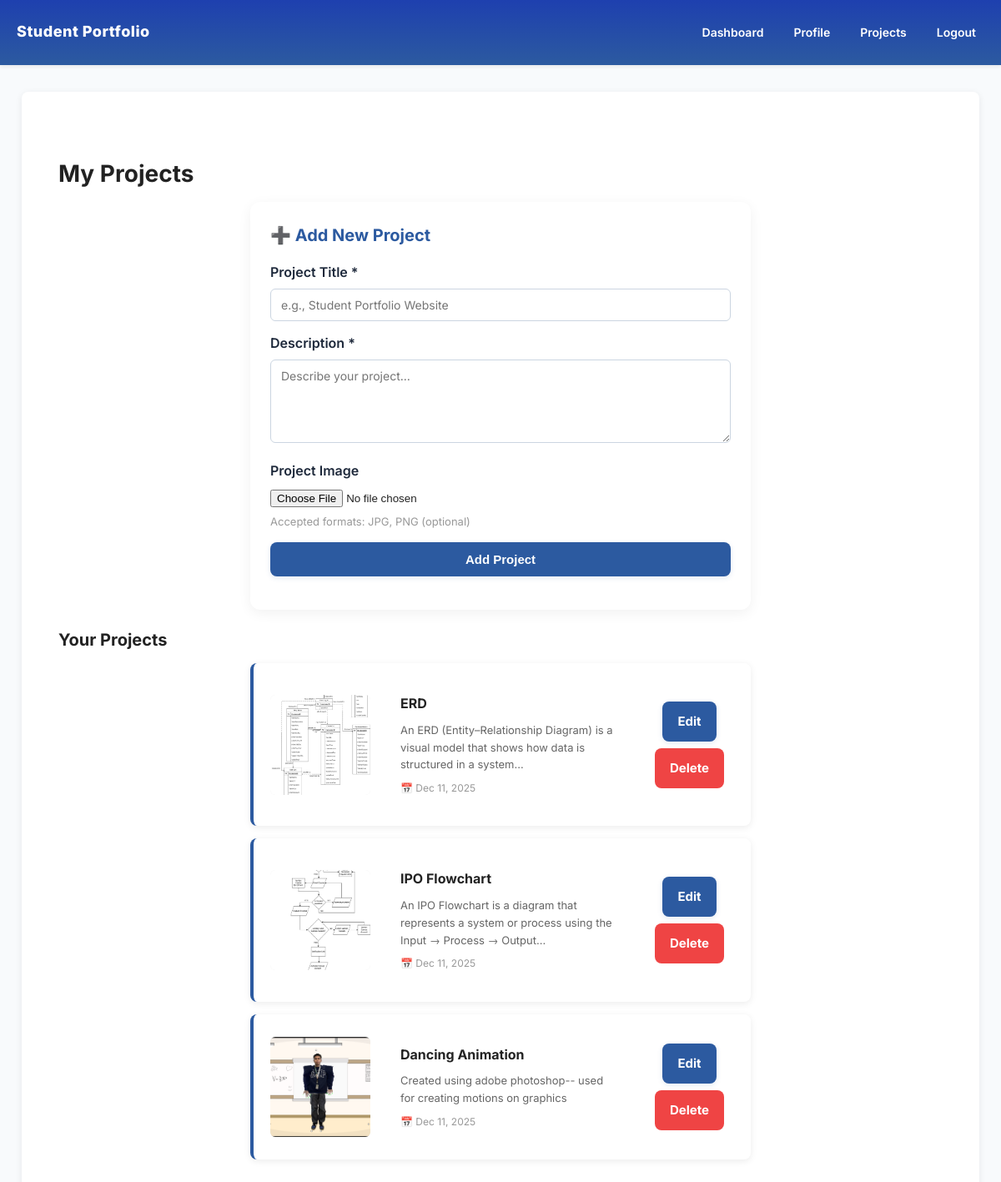
Page /projects (signed in) on the earlier database version.
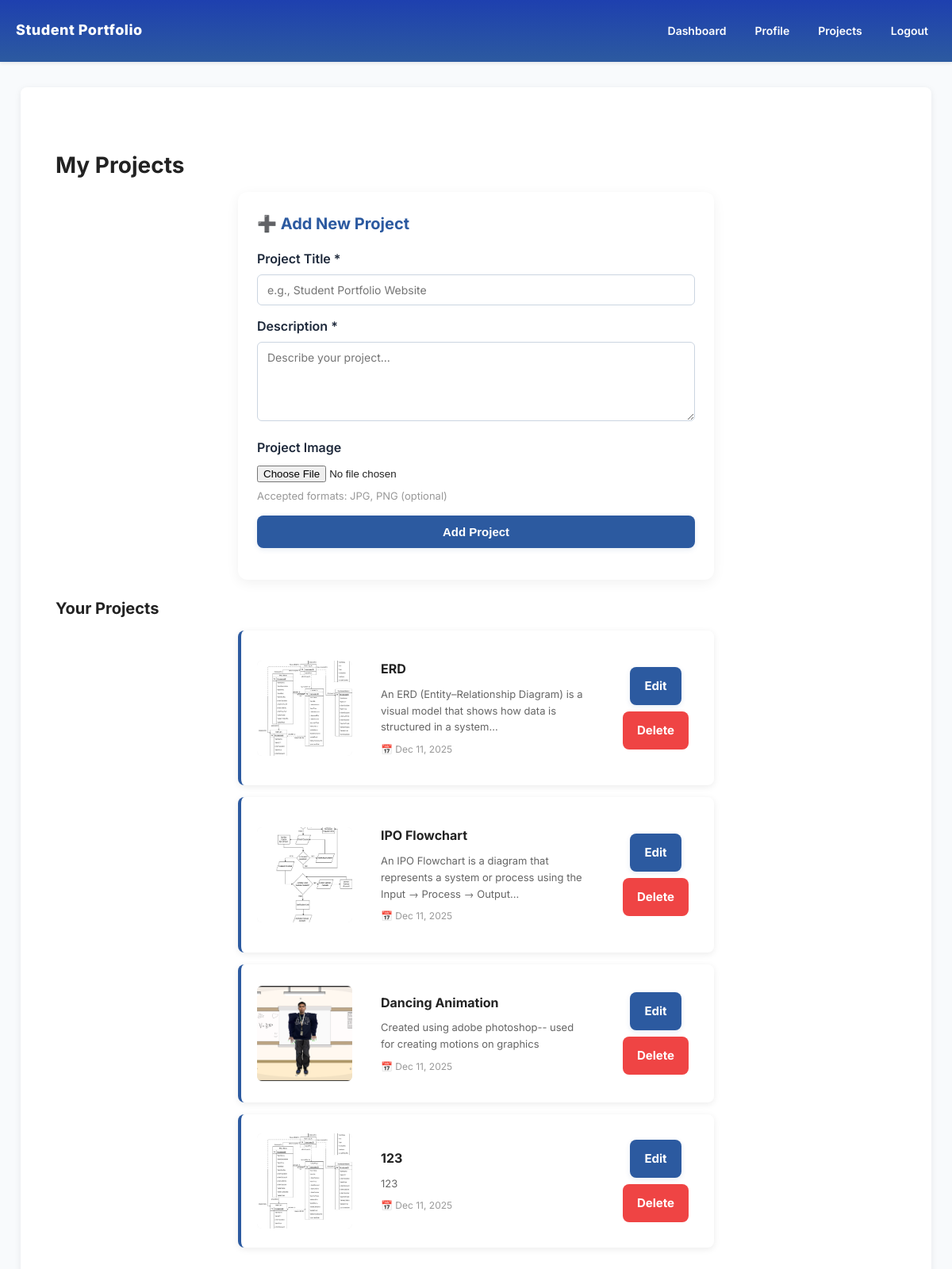
Same page on the later database version.
### app.py (models this page shows)
class Project(db.Model):
    id = db.Column(db.Integer, primary_key=True)
    title = db.Column(db.String(150), nullable=False)
    description = db.Column(db.Text)
    image_file = db.Column(db.String(255))
    date_posted = db.Column(db.DateTime, default=datetime.utcnow)
    user_id = db.Column(db.Integer, db.ForeignKey('user.id'))

### app.py (the view, shortened to what this page needs)
@app.route('/projects', methods=['GET', 'POST'])
@login_required
def projects():
    projects = Project.query.filter_by(user_id=current_user.id).all()
    return render_template('projects.html', projects=projects)

### app.py (called while the page is built)
@login_manager.user_loader
def load_user(user_id):
    return User.query.get(int(user_id))

### templates/projects.html (shortened to what this page needs)
{% extends "layout.html" %}
{% block content %}
<div class="container">
  <h2 class="page-title">My Projects</h2>
  <div class="narrow-md" style="margin:0 auto;">
    <div class="card" style="margin-bottom:20px;">
    <h3 style="margin-top:0; margin-bottom:12px; color:var(--primary-color);">➕ Add New Project</h3>
    <form method="POST" enctype="multipart/form-data">
      <div class="form-group">
        <label for="title">Project Title *</label>
        <input type="text" id="title" name="title" placeholder="e.g., Student Portfolio Website" required />
      </div>
      <div class="form-group">
        <label for="description">Description *</label>
        <textarea id="description" name="description" placeholder="Describe your project..." required></textarea>
      </div>
      <div class="form-group">
        <label for="image">Project Image</label>
        <input type="file" id="image" name="image" accept="image/*" />
        <p class="text-muted small" style="margin-top:6px;">Accepted formats: JPG, PNG (optional)</p>
      </div>
      <button type="submit" class="btn btn-primary" style="width:100%">Add Project</button>
    </form>
    </div>
  </div>
  <h3 style="margin-bottom:12px;">Your Projects</h3>
  {% if projects %}
  <div class="narrow-md" style="margin:0 auto;">
  <div style="display:flex; flex-direction:column; gap:15px;">
    {% for p in projects %}
    <div class="list-card">
      <div class="project-thumbnail">
        {% if p.image_file %}
        <img src="{{ url_for('static', filename='uploads/' + p.image_file) }}" alt="{{ p.title }}" style="width:100%; height:100%; object-fit:cover;" />
        {% else %}
        <div class="no-image">No Image</div>
        {% endif %}
      </div>
      <div class="project-body">
        <h4 style="margin:0 0 8px 0;">{{ p.title }}</h4>
        <p class="muted small" style="margin:0 0 8px 0;">{{ (p.description or '')[:100] }}{% if p.description and p.description|length > 100 %}...{% endif %}</p>
        <p class="text-muted" style="font-size:12px; margin:0;">📅 {{ p.date_posted.strftime('%b %d, %Y') }}</p>
      </div>
      <div class="project-actions">
        <a href="{{ url_for('edit_project', id=p.id) }}" class="btn btn-primary">Edit</a>
        <a href="{{ url_for('delete_project', id=p.id) }}" onclick="return confirm('Delete this project?')" class="btn btn-danger">Delete</a>
      </div>
    </div>
    {% endfor %}
  </div>
  </div>
  {% else %}
  <div class="card text-center">
    <p class="text-muted" style="margin:0;">No projects yet. Create your first project above! 🚀</p>
  </div>
  {% endif %}
</div>
{% endblock %}

### templates/layout.html (shortened to what this page needs)
<!DOCTYPE html>
<html lang="en">
  <head>
    <link
      rel="stylesheet"
      href="{{ url_for('static', filename='site.css') }}"
    />
  </head>
  <body>
    <header class="navbar">
      <div class="navbar-container">
        <a href="{{ url_for('home') }}" class="navbar-logo"
          >Student Portfolio</a
        >
        <nav>
          <ul class="navbar-menu">
            {% if current_user.is_authenticated %}
            <li><a href="{{ url_for('dashboard') }}">Dashboard</a></li>
            <li><a href="{{ url_for('profile') }}">Profile</a></li>
            <li><a href="{{ url_for('projects') }}">Projects</a></li>
            <li><a href="{{ url_for('logout') }}">Logout</a></li>
            {% else %}
            <li><a href="{{ url_for('login') }}">Login</a></li>
            <li><a href="{{ url_for('register') }}">Register</a></li>
            {% endif %}
          </ul>
        </nav>
      </div>
    </header>
    <div class="content">{% block content %}{% endblock %}</div>
  </body>
</html>

### static/site.css (style rules this page uses)
:root { --font-sans: "Inter", "Segoe UI", Roboto, "Helvetica Neue", Arial, sans-serif; --base-font-size: 16px; --base-line-height: 1.6; --space-1: 4px; --space-2: 8px; --space-3: 12px; --space-4: 16px; --space-5: 24px; --radius: 8px; --primary-color: #2c5aa0; --accent-color: #0ea5e9; --accent-dark: #0284c7; --muted: #64748b; --background: #f8fafc; --white: #ffffff; --card-shadow: 0 2px 8px rgba(15,23,42,0.08); --gradient-navbar: linear-gradient(180deg, #1e40af 0%, #2c5aa0 100%); }
body { font-family: var(--font-sans); font-size: var(--base-font-size); line-height: var(--base-line-height); color: #222; background-color: var(--background); margin: 0; padding: 0; -webkit-font-smoothing: antialiased; -moz-osx-font-smoothing: grayscale; }
a { text-decoration: none; color: inherit }
h1, h2, h3, h4, h5, h6 { color: #222; margin-top: 0; font-weight: 700 }
h2 { font-size: 26px; margin-bottom: 10px }
h3 { font-size: 20px; margin-bottom: 8px }
.btn { padding: 12px 18px; border-radius: 8px; font-weight: 700; cursor: pointer; transition: transform 0.12s ease, box-shadow 0.12s ease; border: none; font-size: 15px; display: inline-block; }
.btn-primary { background-color: var(--primary-color); color: var(--white); box-shadow: 0 2px 6px rgba(44,90,160,0.12) }
.btn-danger { background-color: #ef4444; color: var(--white) }
.narrow-md { max-width: 600px; margin: 0 auto }
.container { max-width: 1100px; margin: 32px auto; padding: 20px }
.navbar { background: var(--gradient-navbar); position: sticky; top: 0; width: 100%; z-index: 1000; box-shadow: 0 2px 4px rgba(15,23,42,0.08) }
.navbar-container { display:flex; justify-content:space-between; align-items:center; padding:10px 20px }
.navbar-logo { font-size:18px; font-weight:800; color:var(--white); letter-spacing:0.5px }
.navbar-menu { list-style:none; display:flex; gap:16px }
.navbar-menu li a { color:var(--white); font-size:14px; font-weight:600; padding:6px 10px; border-radius:6px }
.content { max-width: 1100px; margin: 32px auto; padding: 24px; background: var(--white); border-radius: 8px; box-shadow: var(--card-shadow) }
form { margin:16px 0; max-width:600px }
.form-group { margin-bottom:14px }
label { display:block; margin-bottom:6px; font-weight:600; color:#1e293b }
input[type="text"], input[type="email"], input[type="password"], input[type="url"], textarea, select { width:100%; padding:10px 12px; border:1px solid #cbd5e1; border-radius:6px; font-family:inherit; font-size:14px; transition: border-color .12s ease, box-shadow .12s ease; box-sizing:border-box; background:var(--white) }
textarea { resize:vertical; min-height:100px }
.text-muted { color: #999; }
.muted { color: #666; }
.small { font-size: 13px; }
.page-title { font-size: 28px; margin-bottom: 12px; color: var(--dark-text); }
.card { background: var(--white); padding: 24px; border-radius: 12px; box-shadow: 0 4px 16px rgba(0,0,0,0.06); }
.project-thumbnail { width: 120px; height: 120px; flex-shrink: 0; background-color: #f0f0f0; display: flex; align-items: center; justify-content: center; overflow: hidden; border-radius: 6px; }
.project-body { flex: 1; padding: 16px; }
.project-actions { display: flex; flex-direction: column; gap: 8px; padding: 12px; align-items: center; justify-content: center; }
.list-card { display: flex; gap: 20px; align-items: center; padding: 20px; border-radius: 8px; background: var(--white); box-shadow: 0 2px 8px rgba(0,0,0,0.08); transition: transform var(--transition), box-shadow var(--transition); border-left: 4px solid var(--primary-color); }

Differences in the rows shown:
added Project: image_file (picture), title "123", description "123", date_posted "Dec 11, 2025"
